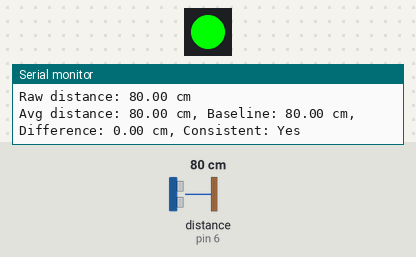
Bench run of a program on a simulated Arduino Uno, built with avr-gcc and run on an emulated ATmega328P. On the bench: 1 RGB LEDs in strip order, left to right, the last lines printed to the serial monitor. The inputs (shaded band) are chosen by the test bench; at power-on: distance to the obstacle (sensor on pin 6) 80 cm. The echo pulse lasts 58.3 µs per cm; the modem accepts every AT command (registered, SIM ready, sends succeed) and sends nothing else.

Above: at 4.4 s.
4.5 s: distance to the obstacle (sensor on pin 6) set to 2 cm
At 5.6 s:
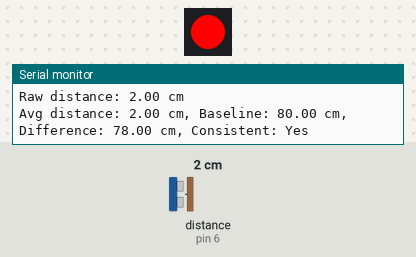
6.3 s: distance to the obstacle (sensor on pin 6) set to 4 cm
At 6.66 s:
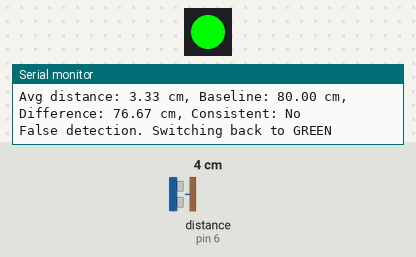
Timing chart, 0 to 9.3 s (numbered marks = the images above; inputs shaded):
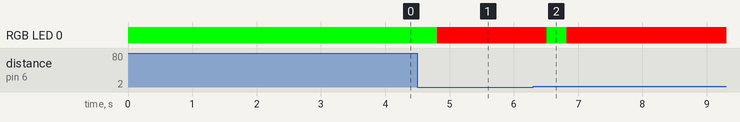

Measured:
- after the input at 4.5 s, RGB LED 0: RGB(0, 255, 0) → RGB(255, 0, 0) after 0.31 s
- after the input at 6.3 s, RGB LED 0: RGB(255, 0, 0) → RGB(0, 255, 0) after 0.22 s, → RGB(255, 0, 0) 0.31 s later

The program:

main.cpp
```cpp
#include <Arduino.h>
#include <LoRaManager.h>
#include <ParkingSensor.h>

#define TRIGGER_PIN 5
#define ECHO_PIN 6
#define LED_DATA_PIN 7
#define LED_CLOCK_PIN 8
#define LORA_RX_PIN 10
#define LORA_TX_PIN 11

#define PARKING_CONFIRMATION_TIME 5000

ParkingSensor parkingSensor(TRIGGER_PIN, ECHO_PIN, LED_DATA_PIN, LED_CLOCK_PIN);
LoRaManager loraManager(LORA_RX_PIN, LORA_TX_PIN);

uint8_t previousParkingState = 255;
unsigned long lastLoraUpdate = 0;
const unsigned long LORA_UPDATE_INTERVAL = 10000;

void setup() {
  Serial.begin(9600);
  Serial.println(F("Smart Parking System Starting..."));

  parkingSensor.begin();
  loraManager.begin();

  Serial.println(F("Setup complete. Smart parking system initialized."));
}

void loop() {
  parkingSensor.update();
  loraManager.handleLoRaMessages();
  loraManager.processSerialCommands();

  uint8_t currentParkingState = parkingSensor.getParkingState();
  if (currentParkingState != previousParkingState &&
      loraManager.isNetworkJoined()) {
    Serial.println(F("Parking state changed - sending update"));
    loraManager.sendSensorData(parkingSensor.getOccupancyTime(),
                               currentParkingState);
    previousParkingState = currentParkingState;
    lastLoraUpdate = millis();
  }

  unsigned long currentTime = millis();
  if (currentTime - lastLoraUpdate >= LORA_UPDATE_INTERVAL &&
      loraManager.isNetworkJoined()) {
    Serial.println(F("Sending regular parking status update"));
    loraManager.sendSensorData(parkingSensor.getOccupancyTime(),
                               currentParkingState);
    lastLoraUpdate = currentTime;
  }
}
```
